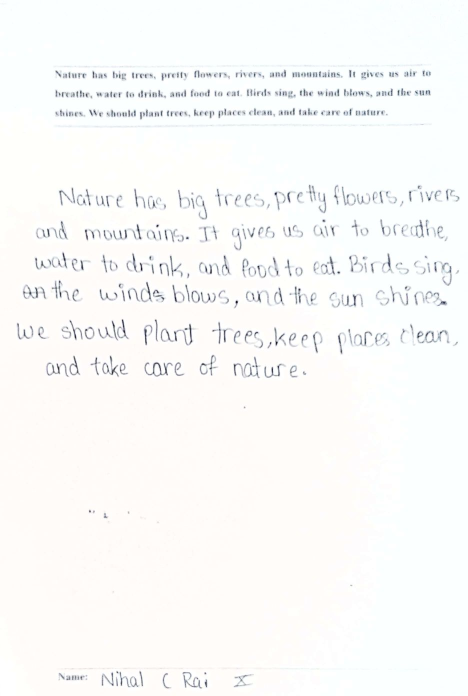
#> input picture src/dataset/10std/10std_1.jpg, 936 x 1392 px (shown at 1/2 size)
$ python feature_extractor.py   (older library calls are emulated)
#> lines starting #> are read from the running program, lines starting #| are printed output that depends on the picture; after the words box and inside, x2 and y2 are one past the last pixel; in counts of white or black regions, pixels touching at a corner belong together
### src/preprocess.py
import cv2
import numpy as np
import os

def preprocess_image(img_path, save_path=None, resize_dim=(256, 256), margin=10):
    """
    Preprocess handwriting image:
    - Dynamically crop header/footer based on content
    - Convert to grayscale
    - Apply Gaussian blur
    - Apply adaptive thresholding (binarization)
    - Resize grayscale and binary images

    Args:
        img_path (str): Path to input image
        save_path (str, optional): Path to save preprocessed image (binary)
        resize_dim (tuple, optional): Target size (width, height)
        margin (int, optional): Extra pixels to include around content

    Returns:
        gray_resized (np.array): Resized grayscale image
        binary_resized (np.array): Resized thresholded image
    """

    # Load image
    img = cv2.imread(img_path)
    if img is None:
        print(f"⚠️ Could not load {img_path}")
        return None

    # Convert to grayscale
    gray = cv2.cvtColor(img, cv2.COLOR_BGR2GRAY)

    # Quick binary to detect content
    _, temp_binary = cv2.threshold(gray, 200, 255, cv2.THRESH_BINARY_INV)

    # Find the rows that contain handwriting
    rows = np.any(temp_binary, axis=1)
    if not np.any(rows):
        # No handwriting detected, fallback to original
        top, bottom = 0, gray.shape[0]
    else:
        top = max(np.argmax(rows) - margin, 0)
        bottom = min(gray.shape[0] - np.argmax(rows[::-1]) + margin, gray.shape[0])

    # Crop image dynamically
    cropped = img[top:bottom, :]

    # ---- GRAYSCALE ----
    gray_cropped = cv2.cvtColor(cropped, cv2.COLOR_BGR2GRAY)

    # ---- GAUSSIAN BLUR ----
    blur = cv2.GaussianBlur(gray_cropped, (5, 5), 0)

    # ---- ADAPTIVE THRESHOLD ----
    binary = cv2.adaptiveThreshold(
        blur, 255,
        cv2.ADAPTIVE_THRESH_GAUSSIAN_C,
        cv2.THRESH_BINARY_INV,
        11, 2
    )

    # ---- RESIZE BOTH IMAGES ----
    gray_resized = cv2.resize(gray_cropped, resize_dim)
    binary_resized = cv2.resize(binary, resize_dim)

    # ---- SAVE IF PATH PROVIDED ----
    if save_path:
        os.makedirs(os.path.dirname(save_path), exist_ok=True)
        cv2.imwrite(save_path, binary_resized)

    return gray_resized, binary_resized

### src/feature_extractor.py
import os
import cv2
import numpy as np
import pandas as pd
from preprocess import preprocess_image

BASE_DIR = os.path.dirname(os.path.abspath(__file__))
FEATURES_CSV = os.path.join(BASE_DIR, "features.csv")
DEFAULT_DATASET_DIR = os.path.join(BASE_DIR, "dataset")

def _proj_stats(bin_img):
    row_sum = bin_img.sum(axis=1) / 255.0
    col_sum = bin_img.sum(axis=0) / 255.0
    r_mean = float(np.mean(row_sum) / bin_img.shape[1])
    r_std  = float(np.std(row_sum) / bin_img.shape[1])
    c_mean = float(np.mean(col_sum) / bin_img.shape[0])
    c_std  = float(np.std(col_sum) / bin_img.shape[0])
    return r_mean, r_std, c_mean, c_std

def _edge_density(gray):
    edges = cv2.Canny(gray, 80, 160)
    return float(np.count_nonzero(edges) / edges.size)

def _slant_estimate(gray):
    gx = cv2.Sobel(gray, cv2.CV_32F, 1, 0, ksize=3)
    gy = cv2.Sobel(gray, cv2.CV_32F, 0, 1, ksize=3)
    mag = np.hypot(gx, gy) + 1e-6
    ang = np.degrees(np.arctan2(gy, gx))
    mask = mag > np.percentile(mag, 60)
    if not np.any(mask):
        return 0.0
    return float(np.mean(ang[mask]) / 90.0)

def _connected_components(bin_img):
    num_labels, labels, stats, _ = cv2.connectedComponentsWithStats(bin_img, connectivity=8)
    if num_labels <= 1:
        return 0.0, 0.0
    areas = stats[1:, cv2.CC_STAT_AREA]
    return float(len(areas) / 400.0), float(np.mean(areas) / (bin_img.size))

def extract_handwriting_features(image_path: str) -> dict:
    gray, bin_img = preprocess_image(image_path)

    ink_density = float(np.count_nonzero(bin_img) / bin_img.size)
    mean_intensity = float(np.mean(gray) / 255.0)
    std_intensity = float(np.std(gray) / 255.0)

    r_mean, r_std, c_mean, c_std = _proj_stats(bin_img)
    baseline_wobble = r_std

    edge_density = _edge_density(gray)
    slant = np.clip(_slant_estimate(gray), -1.0, 1.0)
    comp_count_norm, comp_area_norm = _connected_components(bin_img)

    features = {
        "neatness": 1.0 - edge_density,
        "spacing": c_std,
        "slant": slant,
        "letter_size": comp_area_norm,
        "pressure": 1.0 - mean_intensity,
        "baseline_shift": baseline_wobble,
        "loop_size": comp_area_norm,
        "stroke_speed": edge_density,
        "connection_type": comp_count_norm,
        "stroke_variation": std_intensity
    }
    return features

def extract_features_from_folder(dataset_folder: str = None, save_csv=True) -> pd.DataFrame:
#> called with dataset_folder = 'src/dataset', save_csv = True
    if dataset_folder is None:
        dataset_folder = DEFAULT_DATASET_DIR

    image_paths = []
    for root, _, files in os.walk(dataset_folder):
        for f in files:
            if f.lower().endswith((".jpg", ".jpeg", ".png")):
                image_paths.append(os.path.join(root, f))
#> pass 2 of the loop in extract_features_from_folder, `for root, _, files in os.walk(dataset_folder):`:

    if not image_paths:
        print(f"❌ No images found under: {dataset_folder}")
        return pd.DataFrame()

    rows, names = [], []
    for p in image_paths:
        try:
            feats = extract_handwriting_features(p)
#> in preprocess_image, img is the input picture: shape (1392, 936, 3); mean B, G, R 248.9, 250, 249.6
#> in preprocess_image, `_, temp_binary = cv2.threshold(gray, 200, 255, cv2.THRESH_BINARY_INV)`:
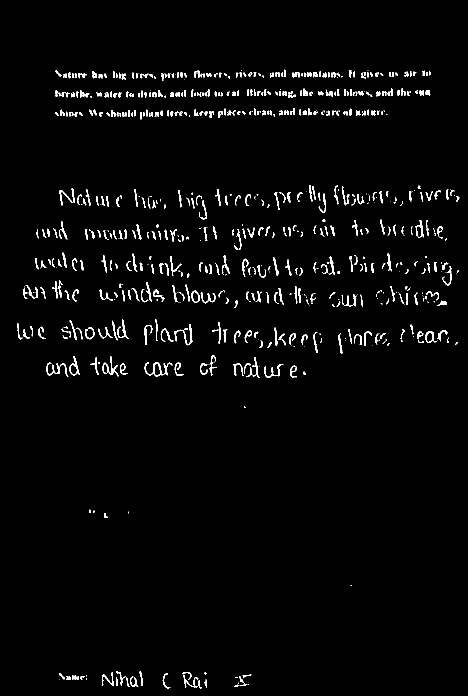
#> temp_binary: shape (1392, 936) (shown at 1/2 size); 2.4% white; 742 white regions (239 under 20 px), largest, box (x1, y1, x2, y2) and area: (289, 725, 345, 753) 442, (93, 725, 137, 753) 317, (204, 712, 237, 753) 311
#> in preprocess_image, `top = max(np.argmax(rows) - margin, 0)`: top = 129
#> in preprocess_image, `bottom = min(gray.shape[0] - np.argmax(rows[::-1]) + margin, gray.shap..`: bottom = 1387
#> in preprocess_image, `binary = cv2.adaptiveThreshold( blur, 255, cv2.ADAPTIVE_THRESH_GAUSSIA..`:
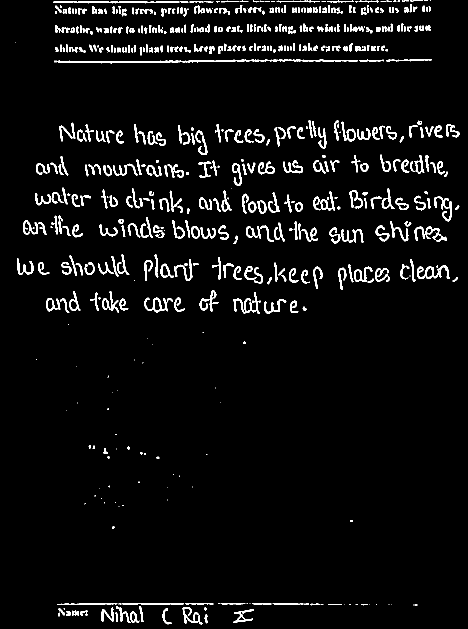
#> binary: shape (1258, 936) (shown at 1/2 size); 4.8% white; 631 white regions (126 under 20 px), largest, box (x1, y1, x2, y2) and area: (109, 119, 716, 127) 1859, (834, 531, 900, 558) 678, (467, 584, 520, 628) 599
#> in preprocess_image, `gray_resized = cv2.resize(gray_cropped, resize_dim)`:
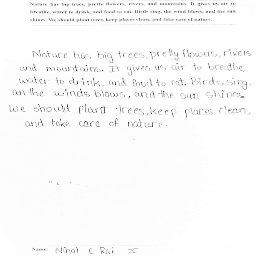
#> gray_resized: shape (256, 256); min 9, max 255, mean 249.6
#> in extract_handwriting_features, `ink_density = float(np.count_nonzero(bin_img) / bin_img.size)`: ink_density = 0.0665
#> in extract_handwriting_features, `mean_intensity = float(np.mean(gray) / 255.0)`: mean_intensity = 0.979
#> in extract_handwriting_features, `std_intensity = float(np.std(gray) / 255.0)`: std_intensity = 0.0676
#> in _proj_stats, `row_sum = bin_img.sum(axis=1) / 255.0`: row_sum = 256 values, max 105.2 at index 24, min 0 at index 7, mean 12.27
#> in _proj_stats, `col_sum = bin_img.sum(axis=0) / 255.0`: col_sum = 256 values, max 23.08 at index 139, min 0 at index 0, mean 12.27
#> in _proj_stats, `r_mean = float(np.mean(row_sum) / bin_img.shape[1])`: r_mean = 0.0479
#> in _proj_stats, `r_std  = float(np.std(row_sum) / bin_img.shape[1])`: r_std = 0.0887
#> in _proj_stats, `c_mean = float(np.mean(col_sum) / bin_img.shape[0])`: c_mean = 0.0479
#> in _proj_stats, `c_std  = float(np.std(col_sum) / bin_img.shape[0])`: c_std = 0.0216
#> in extract_handwriting_features, `r_mean, r_std, c_mean, c_std = _proj_stats(bin_img)`: r_mean = 0.0479; r_std = 0.0887; c_mean = 0.0479; c_std = 0.0216
#> in extract_handwriting_features, `baseline_wobble = r_std`: baseline_wobble = 0.0887
#> in _edge_density, `edges = cv2.Canny(gray, 80, 160)`:
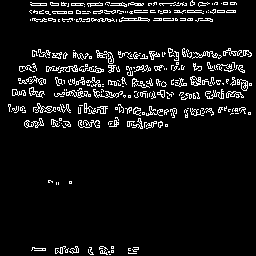
#> edges: shape (256, 256); 7.4% white in thin lines or dots
#> in extract_handwriting_features, `edge_density = _edge_density(gray)`: edge_density = 0.0743
#> in _slant_estimate, `ang = np.degrees(np.arctan2(gy, gx))`:
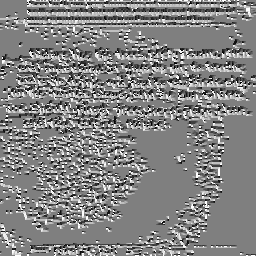
#> ang: shape (256, 256) float32; min -179.8, max 180, mean 5.6; drawn with min black and max white
#> in _slant_estimate, `mask = mag > np.percentile(mag, 60)`:
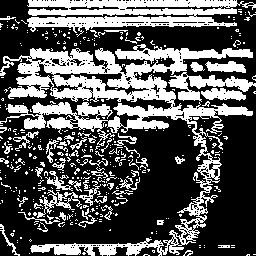
#> mask: shape (256, 256) bool; 35.1% white; 400 white regions (342 under 20 px), largest, box (x1, y1, x2, y2) and area: (0, 44, 253, 256) 12581, (27, 0, 256, 37) 4453, (168, 72, 256, 102) 979
#> in extract_handwriting_features, `slant = np.clip(_slant_estimate(gray), -1.0, 1.0)`: slant = 0.093
#> in _connected_components, `num_labels, labels, stats, _ = cv2.connectedComponentsWithStats(bin_im..`:
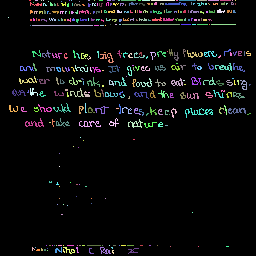
#> labels: shape (256, 256) int32; 375 distinct labels, from 0 to 374; one colour per label, 0 black
#> in _connected_components, `num_labels, labels, stats, _ = cv2.connectedComponentsWithStats(bin_im..`: num_labels = 375; stats = 375 rows, first 6: [0, 0, 256, 256, 61181], [29, 0, 2, 1, 2], [35, 0, 3, 1, 3], [41, 0, 1, 1, 1], [43, 0, 1, 1, 1], [48, 1, 1, 1, 1]
#> in _connected_components, `areas = stats[1:, cv2.CC_STAT_AREA]`: areas = 374 values, max 68 at index 293, min 1 at index 2, mean 11.64
#> in extract_handwriting_features, `comp_count_norm, comp_area_norm = _connected_components(bin_img)`: comp_count_norm = 0.935; comp_area_norm = 0.000178
#> feats = 10 items
            rows.append(feats)
            names.append(os.path.basename(p))
        except Exception as e:
            print(f"⚠ Skipped {p}: {e}")
#> pass 2 of the loop in extract_features_from_folder, `for p in image_paths:`:
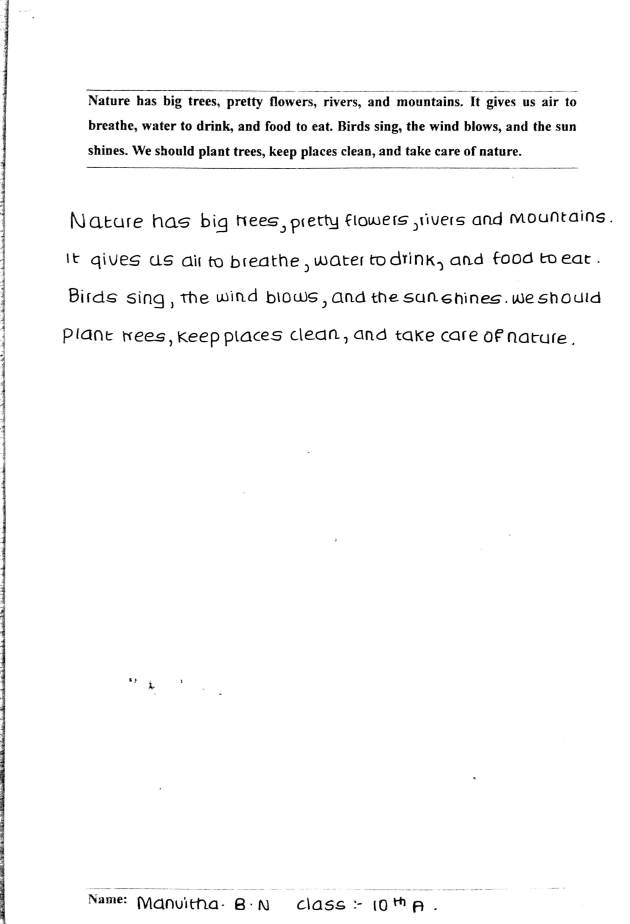
#> input picture src/dataset/10(1)/12.jpg, 1888 x 2772 px (shown at 1/3 size)
#> in preprocess_image, img is the input picture: shape (2772, 1888, 3); min 0, max 255, mean 248.8
#> gray: shape (2772, 1888)
#> in preprocess_image (call 2), `_, temp_binary = cv2.threshold(gray, 200, 255, cv2.THRESH_BINARY_INV)`:
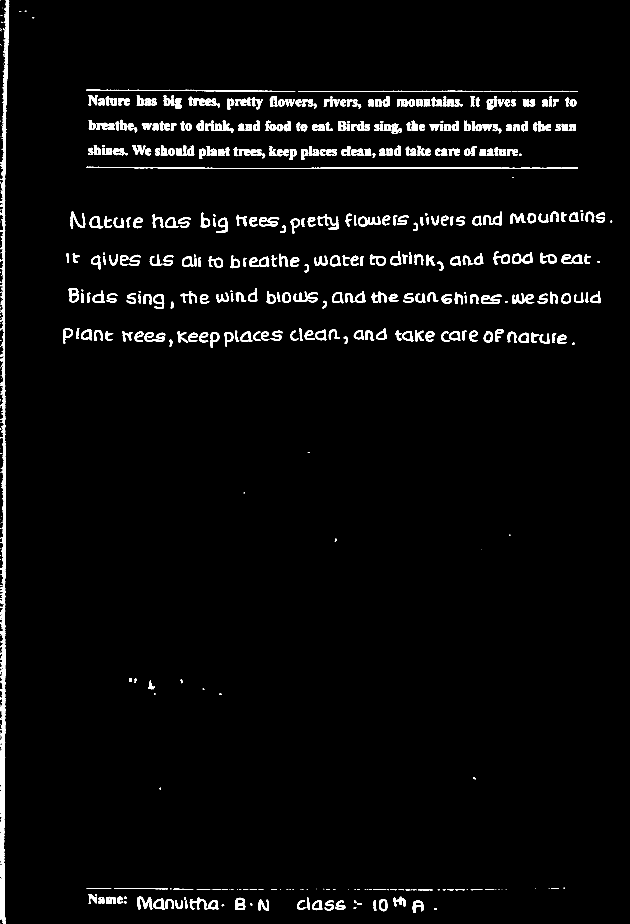
#> temp_binary: shape (2772, 1888) (shown at 1/3 size); 3.2% white; 637 white regions (200 under 20 px), largest, box (x1, y1, x2, y2) and area: (0, 0, 28, 2772) 24784, (259, 500, 1734, 507) 3809, (259, 268, 886, 276) 1769
#> top = 0
#> bottom = 2772
#> blur: shape (2772, 1888)
#> binary: shape (2772, 1888); 2.8% white; 687 white regions (199 under 20 px), largest, box (x1, y1, x2, y2) and area: (0, 0, 27, 2772) 19337, (258, 500, 1735, 507) 4948, (893, 272, 1533, 277) 2185
#> edges: shape (256, 256); 6.3% white in thin lines or dots
#> mask: shape (256, 256) bool; 17% white; 34 white regions (13 under 20 px), largest, box (x1, y1, x2, y2) and area: (34, 23, 236, 48) 4087, (35, 245, 208, 254) 1141, (80, 57, 251, 66) 967
#> in _connected_components (call 2), `num_labels, labels, stats, _ = cv2.connectedComponentsWithStats(bin_im..`:
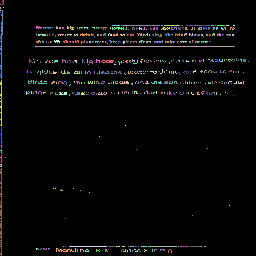
#> labels: shape (256, 256) int32; 448 distinct labels, from 0 to 447; one colour per label, 0 black
#> num_labels = 448; stats = 448 rows, first 6: [0, 0, 256, 256, 62914], [2, 0, 2, 5, 6], [0, 4, 1, 1, 1], [0, 7, 1, 2, 2], [3, 7, 1, 1, 1], [0, 10, 1, 1, 1]
#> areas = 447 values, max 200 at index 138, min 1 at index 1, mean 5.87

    df = pd.DataFrame(rows, index=names)
#> df = table of 2 rows and 10 columns
    if save_csv:
        df.to_csv(FEATURES_CSV, index_label="image_name")
        print(f"✅ Saved features.csv with {len(df)} samples and {df.shape[1]} features.")
#| ✅ Saved features.csv with 2 samples and 10 features.
    return df

if __name__ == "__main__":
    extract_features_from_folder(DEFAULT_DATASET_DIR, save_csv=True)
